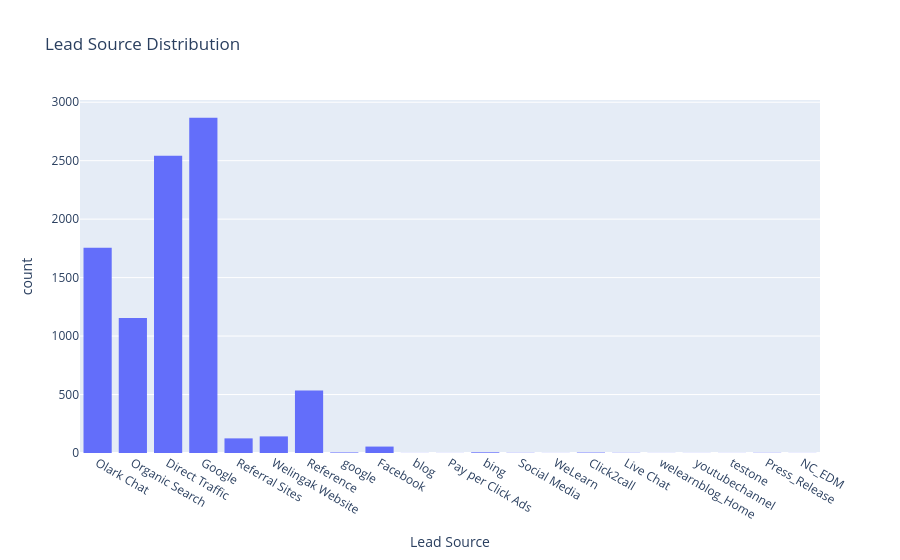

Source (notebook cell):
### Markdown cell above
When it comes to Lead Profile Distribution, we have 29.3% Null Values with ~45% have not selected the values.

### Code cell
px.histogram(data_frame = temp_cat_df, x = 'Lead Source', title = 'Lead Source Distribution')

### Figure 1 — Plotly figure (JSON) as saved in the notebook; plotly's stock layout.template omitted (floating-point values rounded to 4 significant figures; data arrays with more than 128 entries replaced by an {"elided": "..."} marker saying what was removed)
{"data": [{"alignmentgroup": "True", "bingroup": "x", "hovertemplate": "Lead Source=%{x}<br>count=%{y}<extra></extra>", "legendgroup": "", "marker": {"color": "#636efa"}, "name": "", "offsetgroup": "", "orientation": "v", "showlegend": false, "type": "histogram", "x": {"elided": "9240 str values"}, "xaxis": "x", "yaxis": "y"}], "layout": {"barmode": "relative", "legend": {"tracegroupgap": 0}, "title": {"text": "Lead Source Distribution"}, "xaxis": {"anchor": "y", "domain": [0, 1], "title": {"text": "Lead Source"}}, "yaxis": {"anchor": "x", "domain": [0, 1], "title": {"text": "count"}}}}
